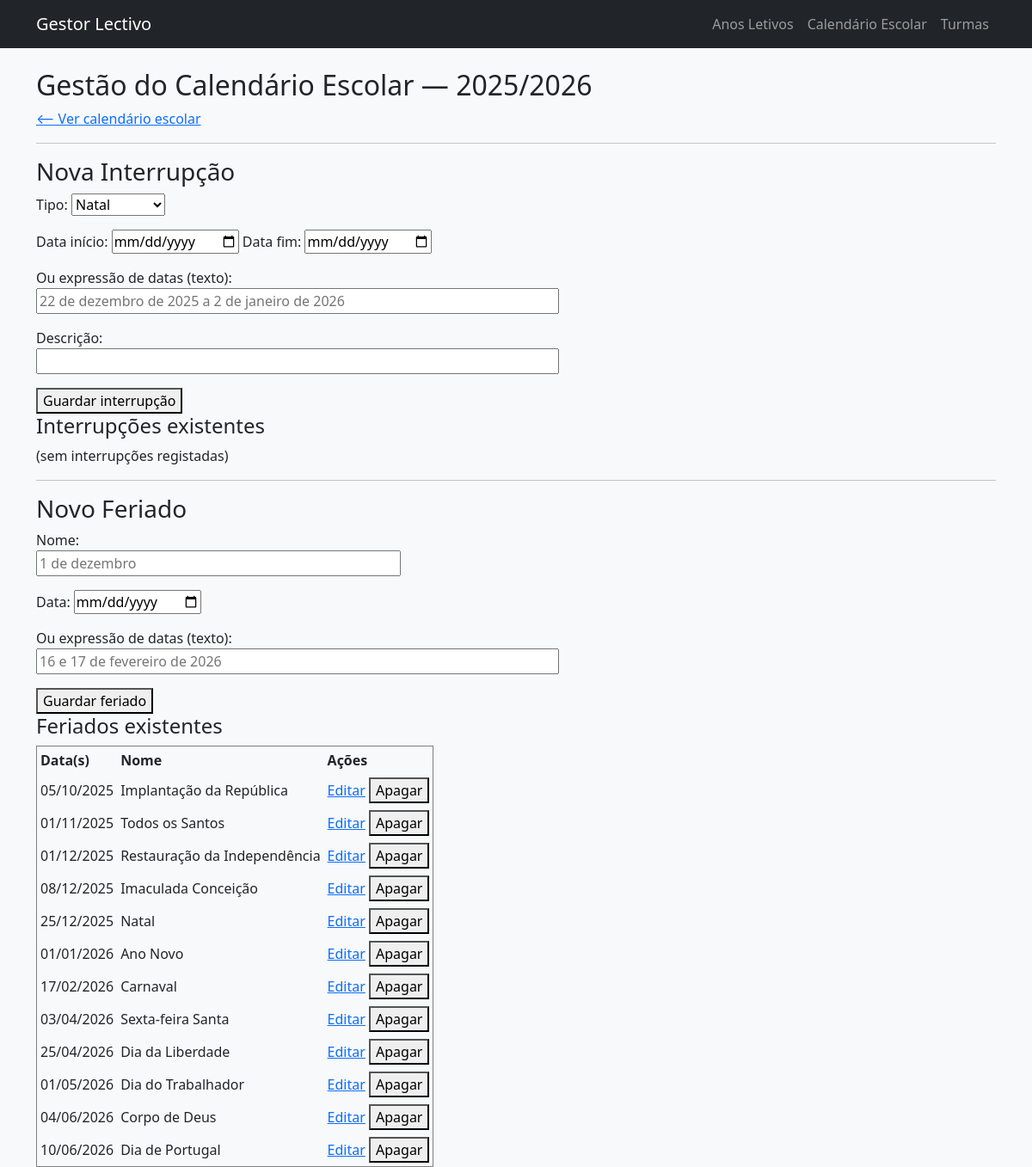
The page /calendario-escolar/gestao on the database its author committed.
### models.py (models this page shows)
class AnoLetivo(db.Model):
    __tablename__ = "anos_letivos"
    id = db.Column(db.Integer, primary_key=True)
    nome = db.Column(db.String(20), unique=True, nullable=False)
    data_inicio_ano = db.Column(db.Date, nullable=False)
    data_fim_ano = db.Column(db.Date, nullable=False)
    data_fim_semestre1 = db.Column(db.Date, nullable=False)
    data_inicio_semestre2 = db.Column(db.Date, nullable=False)
    descricao = db.Column(db.String(255))
    ativo = db.Column(db.Boolean, nullable=False, default=False)
    fechado = db.Column(db.Boolean, nullable=False, default=False)

class Feriado(db.Model):
    __tablename__ = "feriados"
    id = db.Column(db.Integer, primary_key=True)
    ano_letivo_id = db.Column(db.Integer, db.ForeignKey("anos_letivos.id"), nullable=False)
    ano_letivo = db.relationship("AnoLetivo", backref="feriados")
    data = db.Column(db.Date, nullable=True)
    data_text = db.Column(db.String(255), nullable=True)
    nome = db.Column(db.String(255), nullable=False)

### app.py (the view)
    @app.route("/calendario-escolar/gestao")
    def calendario_escolar_gestao():
        ano = get_ano_letivo_atual()
        if not ano:
            flash("Ainda não existe Ano Letivo definido.", "error")
            return redirect(url_for("dashboard"))
        interrupcoes = (
            InterrupcaoLetiva.query
            .filter_by(ano_letivo_id=ano.id)
            .order_by(InterrupcaoLetiva.tipo)
            .all()
        )
        feriados = (
            Feriado.query
            .filter_by(ano_letivo_id=ano.id)
            .order_by(Feriado.data)
            .all()
        )
        return render_template(
            "calendario/gestao.html",
            ano=ano,
            interrupcoes=interrupcoes,
            feriados=feriados,
        )

### templates/calendario/gestao.html (shortened to what this page needs)
{% extends "base.html" %}
{% block content %}
<h2>Gestão do Calendário Escolar — {{ ano.nome }}</h2>
<p>
  <a href="{{ url_for('calendario_escolar') }}">⟵ Ver calendário escolar</a>
</p>
<hr>
<h3>Nova Interrupção</h3>
<form method="post" action="{{ url_for('interrupcao_add') }}">
  <p>
    <label>Tipo:
      <select name="tipo">
        <option value="natal">Natal</option>
      </select>
    </label>
  </p>
  <p>
    <label>Data início:
      <input type="date" name="data_inicio">
    </label>
    <label>Data fim:
      <input type="date" name="data_fim">
    </label>
  </p>
  <p>
    <label>Ou expressão de datas (texto):<br>
      <input type="text" name="data_text" size="60"
             placeholder="22 de dezembro de 2025 a 2 de janeiro de 2026">
    </label>
  </p>
  <p>
    <label>Descrição:<br>
      <input type="text" name="descricao" size="60">
    </label>
  </p>
  <button type="submit">Guardar interrupção</button>
</form>
<h4>Interrupções existentes</h4>
{% if interrupcoes %}
<table border="1" cellpadding="4" cellspacing="0">
  <tr>
    <th>Tipo</th>
    <th>Datas</th>
    <th>Descrição</th>
    <th>Ações</th>
  </tr>
  {% for i in interrupcoes %}
  <tr>
    <td>{{ i.tipo }}</td>
    <td>
      {% if i.data_text %}
        {{ i.data_text }}
      {% elif i.data_inicio and i.data_fim %}
        {{ i.data_inicio.strftime("%d/%m/%Y") }} a {{ i.data_fim.strftime("%d/%m/%Y") }}
      {% elif i.data_inicio %}
        {{ i.data_inicio.strftime("%d/%m/%Y") }}
      {% endif %}
    </td>
    <td>{{ i.descricao or "" }}</td>
    <td>
      <a href="{{ url_for('interrupcao_edit', intr_id=i.id) }}">Editar</a>
      <form method="post"
            action="{{ url_for('interrupcao_delete', intr_id=i.id) }}"
            style="display:inline"
            onsubmit="return confirm('Apagar esta interrupção?');">
        <button type="submit">Apagar</button>
      </form>
    </td>
  </tr>
  {% endfor %}
</table>
{% else %}
<p>(sem interrupções registadas)</p>
{% endif %}
<hr>
<h3>Novo Feriado</h3>
<form method="post" action="{{ url_for('feriado_add') }}">
  <p>
    <label>Nome:<br>
      <input type="text" name="nome" size="40" placeholder="1 de dezembro">
    </label>
  </p>
  <p>
    <label>Data:
      <input type="date" name="data">
    </label>
  </p>
  <p>
    <label>Ou expressão de datas (texto):<br>
      <input type="text" name="data_text" size="60"
             placeholder="16 e 17 de fevereiro de 2026">
    </label>
  </p>
  <button type="submit">Guardar feriado</button>
</form>
<h4>Feriados existentes</h4>
{% if feriados %}
<table border="1" cellpadding="4" cellspacing="0">
  <tr>
    <th>Data(s)</th>
    <th>Nome</th>
    <th>Ações</th>
  </tr>
  {% for f in feriados %}
  <tr>
    <td>
      {% if f.data_text %}
        {{ f.data_text }}
      {% elif f.data %}
        {{ f.data.strftime("%d/%m/%Y") }}
      {% endif %}
    </td>
    <td>{{ f.nome }}</td>
    <td>
      <a href="{{ url_for('feriado_edit', fer_id=f.id) }}">Editar</a>
      <form method="post"
            action="{{ url_for('feriado_delete', fer_id=f.id) }}"
            style="display:inline"
            onsubmit="return confirm('Apagar este feriado?');">
        <button type="submit">Apagar</button>
      </form>
    </td>
  </tr>
  {% endfor %}
</table>
{% else %}
<p>(sem feriados registados)</p>
<form method="post" action="{{ url_for('feriados_add_nacionais') }}" style="margin-top: 1em;">
  <button type="submit">Adicionar feriados nacionais automaticamente</button>
</form>
{% endif %}
{% endblock %}

### rows shown on the page
AnoLetivo: nome "2025/2026"
Feriado: data "05/10/2025", nome "Implantação da República"
Feriado: data "01/11/2025", nome "Todos os Santos"
Feriado: data "01/12/2025", nome "Restauração da Independência"
Feriado: data "08/12/2025", nome "Imaculada Conceição"
Feriado: data "25/12/2025", nome "Natal"
Feriado: data "01/01/2026", nome "Ano Novo"
Feriado: data "17/02/2026", nome "Carnaval"
Feriado: data "03/04/2026", nome "Sexta-feira Santa"
Feriado: data "25/04/2026", nome "Dia da Liberdade"
Feriado: data "01/05/2026", nome "Dia do Trabalhador"
Feriado: data "04/06/2026", nome "Corpo de Deus"
Feriado: data "10/06/2026", nome "Dia de Portugal"
